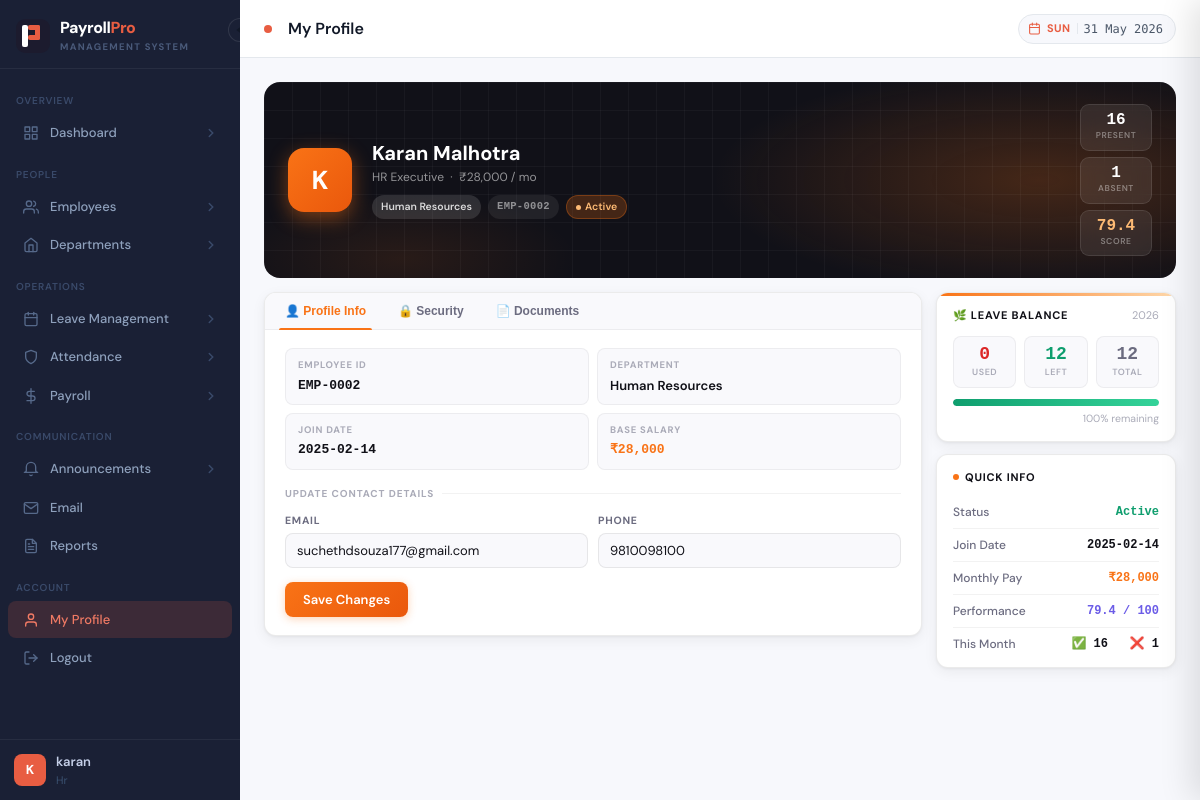
/profile (signed in), run on the app's committed database.
### tables this page shows
CREATE TABLE employees (
        employee_id INTEGER PRIMARY KEY AUTOINCREMENT,
        name TEXT NOT NULL, email TEXT UNIQUE, phone TEXT,
        position TEXT, department_id INTEGER, base_salary REAL DEFAULT 0,
        join_date TEXT, status TEXT DEFAULT 'Active',
        profile_pic TEXT DEFAULT 'default.png'
    , gender TEXT DEFAULT '', experience_years INTEGER DEFAULT 0);

CREATE TABLE departments (
        department_id INTEGER PRIMARY KEY AUTOINCREMENT,
        dept_name TEXT NOT NULL UNIQUE, manager TEXT
    );

CREATE TABLE performance (
        perf_id INTEGER PRIMARY KEY AUTOINCREMENT,
        employee_id INTEGER, month INTEGER, year INTEGER,
        punctuality INTEGER DEFAULT 0, task_completion INTEGER DEFAULT 0,
        teamwork INTEGER DEFAULT 0, communication INTEGER DEFAULT 0,
        initiative INTEGER DEFAULT 0, overall_rating REAL DEFAULT 0,
        remarks TEXT, reviewed_by TEXT
    );

CREATE TABLE cl_balance (
        cl_id INTEGER PRIMARY KEY AUTOINCREMENT,
        employee_id INTEGER UNIQUE, year INTEGER,
        total_cl INTEGER DEFAULT 12, used_cl INTEGER DEFAULT 0
    );

### app.py (the view, shortened to what this page needs)
@app.route("/profile", methods=["GET", "POST"])
@login_required
def profile():
    emp_id = session.get("employee_id")
    conn   = get_connection()
    emp = att_summary = cl_info = perf_latest = None
    admin_stats = None
    if emp_id:
        emp = conn.execute("""
            SELECT e.*, d.dept_name FROM employees e
            JOIN departments d ON e.department_id=d.department_id
            WHERE e.employee_id=?
        """, (emp_id,)).fetchone()
        today = datetime.date.today()
        att_summary = conn.execute("""
            SELECT SUM(CASE WHEN status='Present' THEN 1 ELSE 0 END) as present,
                   SUM(CASE WHEN status='Absent'  THEN 1 ELSE 0 END) as absent,
                   SUM(CASE WHEN status='Leave'   THEN 1 ELSE 0 END) as on_leave,
                   COUNT(*) as total
            FROM attendance WHERE employee_id=?
            AND strftime('%m',date)=? AND strftime('%Y',date)=?
        """, (emp_id, f"{today.month:02d}", str(today.year))).fetchone()
        cl_info = conn.execute(
            "SELECT * FROM cl_balance WHERE employee_id=? AND year=?",
            (emp_id, today.year)
        ).fetchone()
        perf_latest = conn.execute("""
            SELECT * FROM performance WHERE employee_id=?
            ORDER BY year DESC, month DESC LIMIT 1
        """, (emp_id,)).fetchone()
    conn.close()
    return render_template("profile.html", emp=emp, att=att_summary,
                           cl=cl_info, perf=perf_latest, admin_stats=None)

### app.py (called while the page is built)
def login_required(f):
    from functools import wraps
    @wraps(f)
    def decorated(*args, **kwargs):
        if "user_id" not in session:
            return redirect(url_for("login"))
        return f(*args, **kwargs)
    return decorated

@app.context_processor
def inject_globals():
    return {"now": datetime.date.today(), "calendar": calendar}

### database.py (called while the page is built)
def get_db_path(username=None):
    DEMO_USERS = {"admin", "hr", "amit"}
    if username is None:
        try:
            from flask import session
            username = session.get("db_owner") or session.get("username", "")
        except RuntimeError:
            return DEMO_DB
    if not username or username.lower() in DEMO_USERS:
        return DEMO_DB
    safe = "".join(c for c in username.lower() if c.isalnum() or c == "_")
    return os.path.join(BASE_DIR, f"payroll_{safe}.db")

def get_connection(username=None):
    db_path = get_db_path(username)
    conn = sqlite3.connect(db_path, timeout=30, check_same_thread=False)
    conn.row_factory = sqlite3.Row
    conn.execute("PRAGMA foreign_keys = ON")
    conn.execute("PRAGMA journal_mode = WAL")
    return conn

### templates/profile.html (shortened to what this page needs)
{% extends "base.html" %}
{% block page_title %}My Profile{% endblock %}
{% block content %}
<div class="pr">
{% if emp %}
<div class="pr-hero">
  <div class="pr-avatar">{{ emp.name[0] }}</div>
  <div class="pr-hero-info">
    <h2 class="pr-hero-name">{{ emp.name }}</h2>
    <div class="pr-hero-sub">{{ emp.position or 'Employee' }} &nbsp;·&nbsp; ₹{{ "{:,.0f}".format(emp.base_salary) }} / mo</div>
    <div class="pr-badges">
      <span class="pr-badge pr-badge-dept">{{ emp.dept_name }}</span>
      <span class="pr-badge pr-badge-id">EMP-{{ "%04d"|format(emp.employee_id) }}</span>
      <span class="pr-badge {{ 'pr-badge-on' if emp.status=='Active' else 'pr-badge-off' }}">
        {{ emp.status }}
      </span>
    </div>
  </div>
  <div class="pr-hero-stats">
    <div class="pr-hstat">
      <div class="pr-hstat-val">{{ att.present if att else 0 }}</div>
      <div class="pr-hstat-lbl">Present</div>
    </div>
    <div class="pr-hstat">
      <div class="pr-hstat-val">{{ att.absent if att else 0 }}</div>
      <div class="pr-hstat-lbl">Absent</div>
    </div>
    <div class="pr-hstat">
      <div class="pr-hstat-val" style="color:#fdba74;">{{ perf.overall_rating if perf else '—' }}</div>
      <div class="pr-hstat-lbl">Score</div>
    </div>
  </div>
</div>
<div class="pr-grid">
  <div class="pr-tab-card">
    <div class="pr-tab-nav">
      <button class="pr-tab-btn active" onclick="prTab('info',this)">👤 Profile Info</button>
      <button class="pr-tab-btn"        onclick="prTab('security',this)">🔒 Security</button>
      <button class="pr-tab-btn"        onclick="prTab('documents',this)">📄 Documents</button>
    </div>
    <div class="pr-tab-body">
      <div class="pr-tab-pane active" id="prtab-info">
        <div class="pr-info-grid">
          <div class="pr-info-item">
            <div class="pr-info-lbl">Employee ID</div>
            <div class="pr-info-val">EMP-{{ "%04d"|format(emp.employee_id) }}</div>
          </div>
          <div class="pr-info-item">
            <div class="pr-info-lbl">Department</div>
            <div class="pr-info-val" style="font-family:inherit;">{{ emp.dept_name }}</div>
          </div>
          <div class="pr-info-item">
            <div class="pr-info-lbl">Join Date</div>
            <div class="pr-info-val">{{ emp.join_date or '—' }}</div>
          </div>
          <div class="pr-info-item">
            <div class="pr-info-lbl">Base Salary</div>
            <div class="pr-info-val" style="color:var(--or);">₹{{ "{:,.0f}".format(emp.base_salary) }}</div>
          </div>
        </div>
        <div class="pr-sec-lbl">Update Contact Details</div>
        <form method="POST" action="{{ url_for('profile') }}">
          <div class="pr-form-row">
            <div class="pr-field">
              <label>Email</label>
              <input type="email" name="email" value="{{ emp.email or '' }}" placeholder="you@company.com">
            </div>
            <div class="pr-field">
              <label>Phone</label>
              <input type="text" name="phone" value="{{ emp.phone or '' }}" placeholder="+91 9XXXXXXXXX">
            </div>
          </div>
          <button type="submit" class="pr-btn pr-btn-or">Save Changes</button>
        </form>
      </div>
    </div>
  </div>
  <div class="pr-right">
    {% if cl %}
    {% set used_pct  = ((cl.used_cl / cl.total_cl) * 100)|int if cl.total_cl else 0 %}
    {% set left      = cl.total_cl - cl.used_cl %}
    {% set left_pct  = (left / cl.total_cl * 100)|int if cl.total_cl else 0 %}
    <div class="pr-cl-card">
      <div class="pr-cl-inner">
        <div class="pr-cl-hd">
          <span class="pr-cl-title">🌿 Leave Balance</span>
          <span class="pr-cl-year">{{ now.year }}</span>
        </div>
        <div class="pr-cl-nums">
          <div class="pr-cl-num">
            <div class="pr-cl-val pr-cl-val-used">{{ cl.used_cl }}</div>
            <div class="pr-cl-lbl">Used</div>
          </div>
          <div class="pr-cl-num">
            <div class="pr-cl-val pr-cl-val-left">{{ left }}</div>
            <div class="pr-cl-lbl">Left</div>
          </div>
          <div class="pr-cl-num">
            <div class="pr-cl-val pr-cl-val-total">{{ cl.total_cl }}</div>
            <div class="pr-cl-lbl">Total</div>
          </div>
        </div>
        <div class="pr-cl-track">
          <div class="pr-cl-fill {% if left_pct <= 25 %}danger{% elif left_pct <= 50 %}warn{% endif %}"
               style="width:{{ left_pct }}%;"></div>
        </div>
        <div class="pr-cl-pct">{{ left_pct }}% remaining</div>
      </div>
    </div>
    {% endif %}
    <div class="pr-summary-card">
      <div class="pr-summary-title">Quick Info</div>
      <div class="pr-summary-row">
        <span class="pr-summary-key">Status</span>
        <span class="pr-summary-val" style="color:{{ 'var(--grn)' if emp.status=='Active' else 'var(--red)' }};">
          {{ emp.status }}
        </span>
      </div>
      <div class="pr-summary-row">
        <span class="pr-summary-key">Join Date</span>
        <span class="pr-summary-val">{{ emp.join_date or '—' }}</span>
      </div>
      <div class="pr-summary-row">
        <span class="pr-summary-key">Monthly Pay</span>
        <span class="pr-summary-val" style="color:var(--or);">₹{{ "{:,.0f}".format(emp.base_salary) }}</span>
      </div>
      <div class="pr-summary-row">
        <span class="pr-summary-key">Performance</span>
        <span class="pr-summary-val" style="color:var(--pur);">
          {{ perf.overall_rating if perf else '—' }} / 100
        </span>
      </div>
      <div class="pr-summary-row">
        <span class="pr-summary-key">This Month</span>
        <span class="pr-summary-val">
          ✅ {{ att.present if att else 0 }} &nbsp; ❌ {{ att.absent if att else 0 }}
        </span>
      </div>
    </div>
  </div>
</div>
{% endif %}
</div>
{% endblock %}

### templates/base.html (style rules this page uses)
:root { --brand: #e85d42; --brand-light: #d44f36; --brand-dim: #fdf0ee; --brand-glow: rgba(232,93,66,.13); --accent: #f59e0b; --sidebar-bg: #1a2035; --sidebar-w: 240px; --sidebar-w-sm: 60px; --bg: #f7f8fc; --surface: #ffffff; --border: #e4e8ed; --border-light: #f1f3f7; --text-1: #111827; --text-2: #4b5768; --text-3: #8a95a3; --green: #059669; --green-bg: #d1fae5; --red: #dc2626; --red-bg: #fee2e2; --amber: #b45309; --amber-bg: #fef3c7; --blue: #2563eb; --blue-bg: #dbeafe; --purple: #7c3aed; --purple-bg: #ede9fe; --grey: #6b7280; --grey-bg: #f3f4f6; --radius: 10px; --radius-lg: 14px; --shadow: 0 1px 3px rgba(0,0,0,.06), 0 4px 12px rgba(0,0,0,.04); --shadow-md:0 4px 16px rgba(0,0,0,.10); --font: 'DM Sans', system-ui, sans-serif; --mono: 'DM Mono', monospace; --anim: 220ms cubic-bezier(.4,0,.2,1); }
*, *::before, *::after { box-sizing: border-box; margin: 0; padding: 0; }
html { height: 100%; }
body { font-family: var(--font); background: var(--bg); color: var(--text-1); min-height: 100%; display: flex; font-size: 14px; line-height: 1.5; }

### data on the page
employees: name "K", name "Karan Malhotra", position "HR Executive", base_salary "28,000", employee_id "0002", status "Active", join_date "2025-02-14", email "suchethdsouza177@gmail.com", phone "9810098100"
departments: dept_name "Human Resources"
performance: overall_rating "79.4"
cl_balance: used_cl "0", total_cl "12"

### other printed values
{{ session.username[0].upper() if session.username else 'U' }} "K"
{{ session.username }} "karan"
{{ session.role | capitalize }} "Hr"
{{ att.present if att else 0 }} "16"
{{ att.absent if att else 0 }} "1"
{{ left }} "12"
{{ left_pct }} "100"
